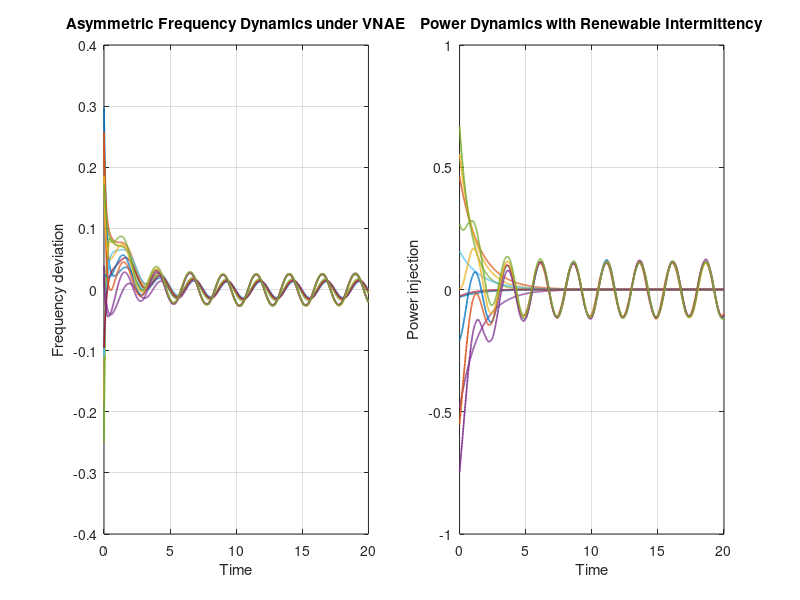

Recreate this plot in MATLAB.
% ------------------------------------------------------------
% VNAE Asymmetric Power Grid Stability 
% ------------------------------------------------------------
clear; clc;

% Set seed for reproducibility
rng(123);

% Network parameters
N = 12;                % Number of grid nodes
T_max = 20;            % Total simulation time
dt = 0.01;             % Time step
time_seq = 0:dt:T_max; % Time vector
n_steps = length(time_seq);

% Node types: 1 = generator, 2 = load, 3 = renewable
node_type = [1, 1, 1, 2, 2, 2, 2, 3, 3, 3, 3, 3];

% Asymmetric structural parameters (Theta - Rigidity/Inertia)
theta_vals = [1.5, 1.2, 1.0, 0.6, 0.5, 0.7, 0.4, 0.8, 0.9, 0.6, 0.7, 0.5];
Theta = diag(theta_vals);

% Power dissipation parameters (Gamma)
gamma_vals = 0.6 + (1.2 - 0.6) * rand(1, N);
Gamma = diag(gamma_vals);

% Network Laplacian (L) representing grid connectivity
A = rand(N, N);
A = (A + A') / 2;      % Symmetrize adjacency matrix
A(logical(eye(N))) = 0; % Fill diagonal with zeros
D = diag(sum(A, 2));
L = D - A;

% Initial states (Frequency and Power)
Omega = zeros(N, n_steps);
Power = zeros(N, n_steps);
Omega(:, 1) = -0.3 + (0.3 - (-0.3)) * rand(N, 1);
Power(:, 1) = -1.0 + (1.0 - (-1.0)) * rand(N, 1);

% ------------------------------------------------------------
% Simulation Loop (VNAE Gradient Flow)
% ------------------------------------------------------------

for k = 2:n_steps
    w = Omega(:, k-1);
    p = Power(:, k-1);
    
    % Frequency dynamics: dw/dt = -Lw - Theta*w + p
    dw = -L*w - Theta*w + p;
    
    % Power dynamics: dp/dt = -Gamma*p + Renewable Noise
    dp = -Gamma*p;
    
    current_time = time_seq(k);
    for i = 1:N
        if node_type(i) == 3
            % Identical noise logic: Sine wave + White Noise
            noise = 0.3 * sin(2 * pi * 0.4 * current_time) + 0.05 * randn();
            dp(i) = dp(i) + noise;
        end
    end
    
    % Euler integration step
    Omega(:, k) = w + dt * dw;
    Power(:, k) = p + dt * dp;
end

% ------------------------------------------------------------
% Visualization 
% ------------------------------------------------------------

figure('Color', 'w', 'Position', [100, 100, 1200, 500]);

% Plot 1: Frequency Dynamics
subplot(1, 2, 1);
plot(time_seq, Omega', 'LineWidth', 1.2);
title('Asymmetric Frequency Dynamics under VNAE');
xlabel('Time');
ylabel('Frequency deviation');
grid on;

% Plot 2: Power Dynamics
subplot(1, 2, 2);
plot(time_seq, Power', 'LineWidth', 1.2);
title('Power Dynamics with Renewable Intermittency');
xlabel('Time');
ylabel('Power injection');
grid on;

% Add a common legend feel (optional, simplified for clarity)
% legend('Node 1', 'Node 2', ...);
